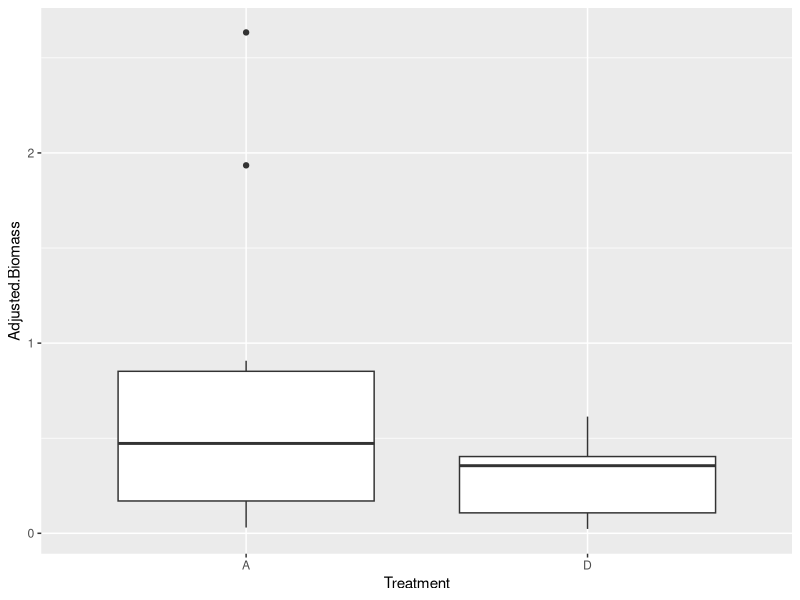
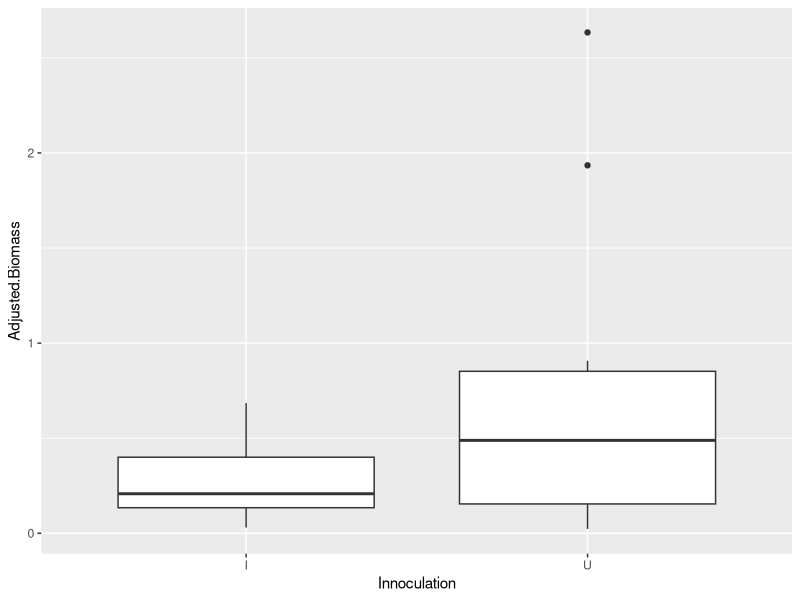
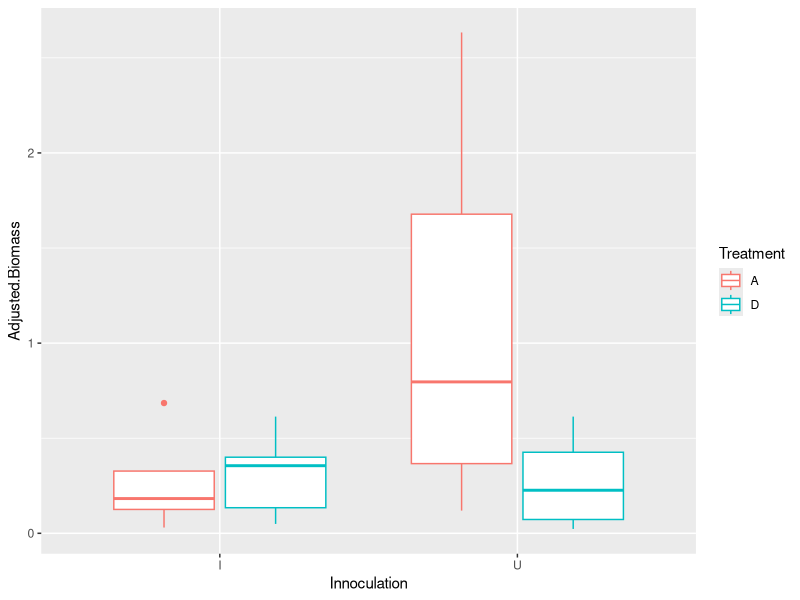
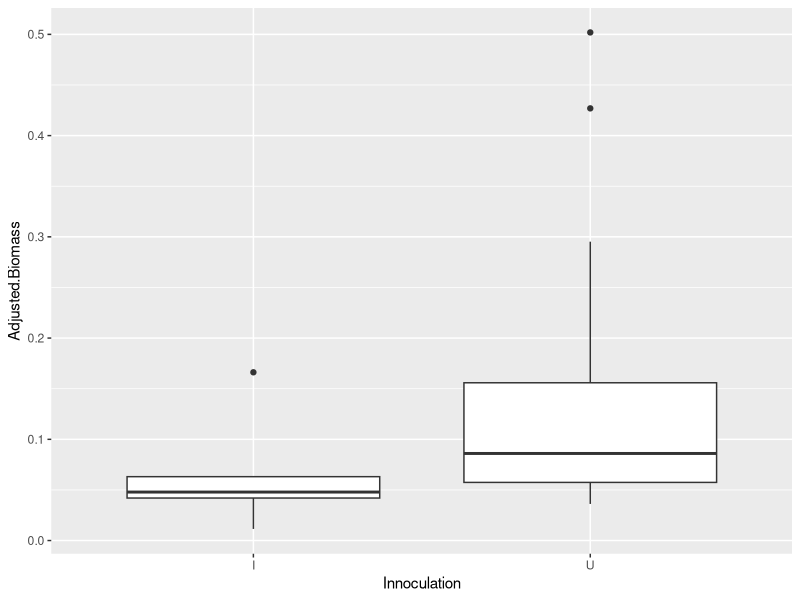
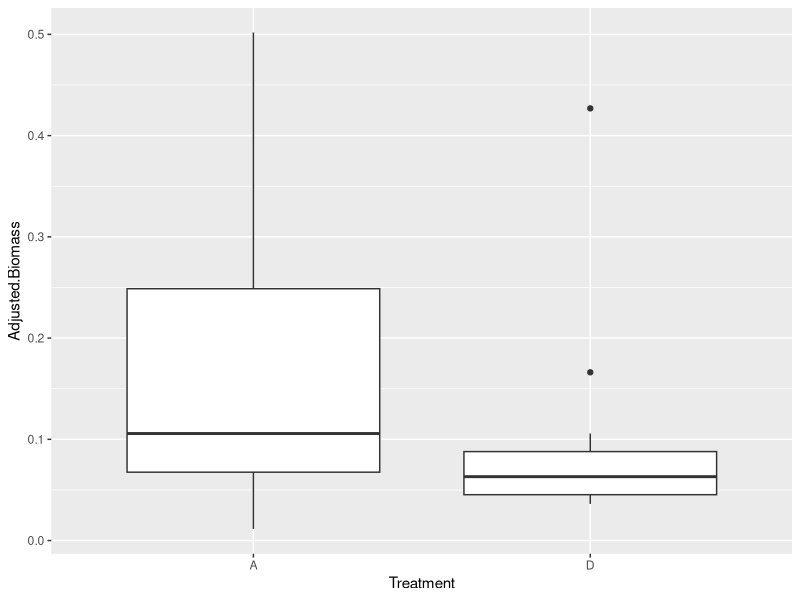
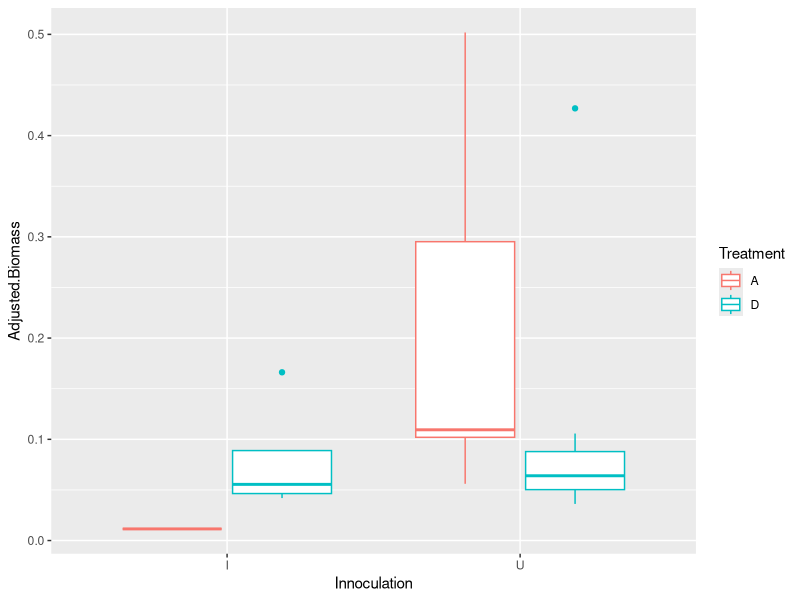
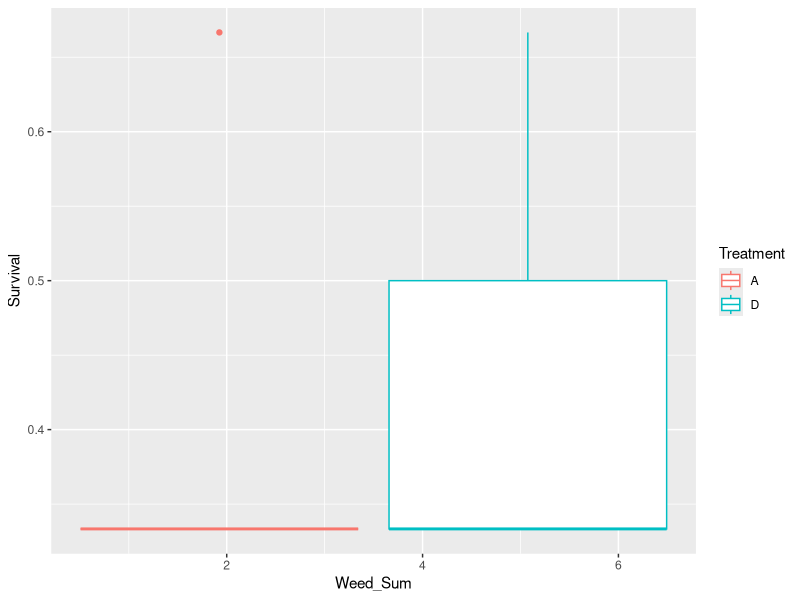
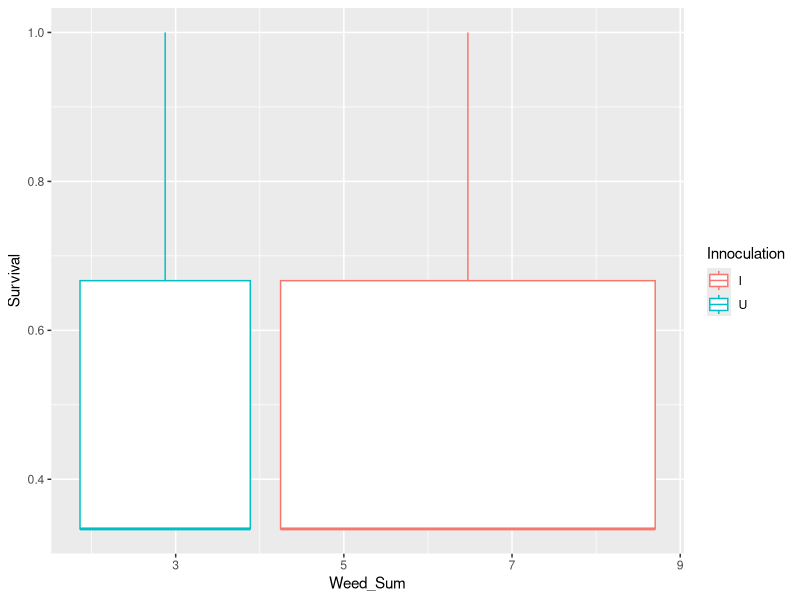

The R script that drew these images, in order:
library(tidyverse)
library(dplyr)
#%>% is called a pipeline=(ex.name%>%) it will continue whatever you want to apply to the initial data frame
#tidyverse gets the data into the format you want; when you run statistics you aren't using tidyverse
#"~" denotes an equation
#hold "control" and "return" to run line

#library(minpack.lm)
#library(nlstools)
#library(grid)
#library(gridExtra)

setwd("~/Desktop/Repositories/mega-competition/THESIS/")  

Focal<- read.csv("Focal Individuals.csv")
Back<- read.csv("Background_Individuals.csv")
Neighbor<- read.csv("Neighborhood_Counts.csv")

colnames(Neighbor)
colnames(Focal)

Neighbor_Clean<-Neighbor%>%
  filter(Phytometer!="BRHO", Phytometer!="PLER", Phytometer!="BHRO")
#"!=" does not equal 

Neighbor_Clean$CRCO <- NULL
head(Neighbor_Clean)
#removed CRCO

Neighbor_Clean$Weed_Sum <-rowSums(Neighbor_Clean[ ,c(10,11,12,13,14,15)], na.rm=TRUE)
#summed weed counts

Neighbor_Clean <- Neighbor_Clean %>% 
  mutate(Survival = Phyto.. / 3) 
#created survival percentage

colnames(Neighbor_Clean) <- c("Block..", "Plot..", "Sub..", "Treatment", "Background", "Density","Sample.Name", "Back.Ind..", "Phyto..","ERBO","FIGA","GAMU","HYGL","SIGA","other","X", "Weed_Sum", "Survival") 

Focal_All<-left_join(Neighbor_Clean,Focal,by=c("Block..", "Plot..", "Treatment", "Sample.Name"))
#"c"=character vector (list)

count_focal<-Focal_All%>%
  group_by(Species, Innoculation, Treatment) %>% 
  summarize(count=n())

mean_focal<-Focal_All%>%
  group_by(Species, Innoculation, Treatment) %>% 
  summarize(mean_biomass=mean(Adjusted.Biomass),sd_biomass=sd(Adjusted.Biomass))

#TRIF STATS
THIR_focal<-Focal_All%>%
  filter(Species=="THIR")
#Boolean "==" evaluates if an expression is true or false; if true it will keep it, if false it will remove it
aov_THIR_focal<-aov(Adjusted.Biomass~Treatment*Innoculation, data=THIR_focal)
#"+" means no interaction between variables, "*" means you are assuming there is interaction 
summary(aov_THIR_focal)
#look at "Pr(>F) for the p-value
#"*" in Signif.codes mean less than 0.05
#"." in Signif.codes means "marginally significant"
#####CONCLUSION: TREATMENT ALONE IS MARGINALLY SIGNIFICANT (0.0772)

aov_THIR_focal_add<-aov(Adjusted.Biomass~Treatment+Innoculation, data=THIR_focal)
summary(aov_THIR_focal_add)
######CONCLUSION: TREATMENT ALONE IS MARGINALLY SIGNIFICANT (0.0887)

ggplot(THIR_focal,aes(x=Treatment, y=Adjusted.Biomass))+
  geom_boxplot()
#aes means "aesthetics"?, tell it x-var and y-var
#"+" like adding another "layer"

ggplot(THIR_focal,aes(x=Innoculation, y=Adjusted.Biomass))+
  geom_boxplot()

ggplot(THIR_focal,aes(x=Innoculation, y=Adjusted.Biomass, color=Treatment))+
  geom_boxplot()

aov_THIR_weed<-aov(Adjusted.Biomass~Weed_Sum*Survival, data=THIR_focal)
summary(aov_THIR_weed)

#TWIL STATS
TWIL_focal<-Focal_All%>%
  filter(Species=="TWIL")
#Boolean "==" evaluates if an expression is true or false; if true it will keep it, if false it will remove it
aov_TWIL_focal<-aov(Adjusted.Biomass~Treatment*Innoculation, data=TWIL_focal)
#"+" means no interaction between variables, "*" means you are assuming there is interaction 
summary(aov_TWIL_focal)
#look at "Pr(>F) for the p-value
#"*" in Signif.codes mean less than 0.05
#"." in Signif.codes means "marginally significant"
######CONCLUSION: NO SIGNIFICANCE

aov_TWIL_focal_add<-aov(Adjusted.Biomass~Treatment+Innoculation, data=TWIL_focal)
summary(aov_TWIL_focal_add)
######CONCLUSION: NO SIGNIFICANCE

ggplot(TWIL_focal,aes(x=Innoculation, y=Adjusted.Biomass))+
  geom_boxplot()

ggplot(TWIL_focal,aes(x=Treatment, y=Adjusted.Biomass))+
  geom_boxplot()

ggplot(TWIL_focal,aes(x=Innoculation, y=Adjusted.Biomass, color=Treatment))+
  geom_boxplot()

#WEED STATS

#TWIL
aov_TWIL_weed<-aov(Adjusted.Biomass~Weed_Sum*Innoculation, data=TWIL_focal)
summary(aov_TWIL_weed)
######CONCLUSION: NO SIGNIFICANCE

aov_TWIL_weed<-aov(Adjusted.Biomass~Weed_Sum+Innoculation, data=TWIL_focal)
summary(aov_TWIL_weed)
######CONCLUSION: NO SIGNIFICANCE

aov_TWIL_weed<-aov(Adjusted.Biomass~Weed_Sum*Treatment, data=TWIL_focal)
summary(aov_TWIL_weed)
######CONCLUSION: NO SIGNIFICANCE

aov_TWIL_weed<-aov(Adjusted.Biomass~Weed_Sum+Treatment, data=TWIL_focal)
summary(aov_TWIL_weed)
######CONCLUSION: NO SIGNIFICANCE

aov_TWIL_weed<-aov(Survival~Weed_Sum*Innoculation, data=TWIL_focal)
summary(aov_TWIL_weed)
######CONCLUSION: NO SIGNIFICANCE

aov_TWIL_weed<-aov(Survival~Weed_Sum+Innoculation, data=TWIL_focal)
summary(aov_TWIL_weed)
######CONCLUSION: NO SIGNIFICANCE

aov_TWIL_weed<-aov(Survival~Weed_Sum*Treatment, data=TWIL_focal)
summary(aov_TWIL_weed)
######CONCLUSION: NO SIGNIFICANCE

aov_TWIL_weed<-aov(Survival~Weed_Sum+Treatment, data=TWIL_focal)
summary(aov_TWIL_weed)
######CONCLUSION: NO SIGNIFICANCE


#THIR
aov_THIR_weed<-aov(Adjusted.Biomass~Weed_Sum*Innoculation, data=THIR_focal)
summary(aov_THIR_weed)
######CONCLUSION: NO SIGNIFICANCE

aov_THIR_weed<-aov(Adjusted.Biomass~Weed_Sum+Innoculation, data=THIR_focal)
summary(aov_THIR_weed)
######CONCLUSION: NO SIGNIFICANCE

aov_THIR_weed<-aov(Adjusted.Biomass~Weed_Sum*Treatment, data=THIR_focal)
summary(aov_THIR_weed)
######CONCLUSION: TREATMENT ALONE IS MARGINALLY SIGNIFICANT (0.072)

aov_THIR_weed<-aov(Adjusted.Biomass~Weed_Sum+Treatment, data=THIR_focal)
summary(aov_THIR_weed)
######CONCLUSION: TREATMENT ALONE IS MARGINALLY SIGNIFICANT (0.0649)

aov_THIR_weed<-aov(Survival~Weed_Sum*Innoculation, data=THIR_focal)
summary(aov_THIR_weed)
######CONCLUSION: NO SIGNIFICANCE

aov_THIR_weed<-aov(Survival~Weed_Sum+Innoculation, data=THIR_focal)
summary(aov_THIR_weed)
######CONCLUSION: NO SIGNIFICANCE

aov_THIR_weed<-aov(Survival~Weed_Sum*Treatment, data=THIR_focal)
summary(aov_THIR_weed)
######CONCLUSION: NO SIGNIFICANCE

aov_THIR_weed<-aov(Survival~Weed_Sum+Treatment, data=THIR_focal)
summary(aov_THIR_weed)
######CONCLUSION: NO SIGNIFICANCE


#BACK STATS

#TWIL
TWIL_back<-Back%>%
  filter(Species=="TWIL")

aov_TWIL_back<-aov(Adjusted.Biomass~Adjusted.Nodules*Treatment, data=TWIL_back)
summary(aov_TWIL_back)
######CONCLUSION: 

aov_TWIL_back<-aov(Adjusted.Biomass~Adjusted.Nodules+Treatment, data=TWIL_back)
summary(aov_TWIL_back)
######CONCLUSION: 

#THIR
THIR_back<-Back%>%
  filter(Species=="THIR")

###HELP
#WEED COUNT (X-AXIS) AND PERCENT SURVIVAL (Y-AXIS) CONTINOUS VARIABLES AS SCATTERPLOT AND BOXPLOT;COLOR BY TREATMENT OR INOCULATION

#BOXPLOTS W/ WEEDS
ggplot(TWIL_focal, aes(x=Weed_Sum, y=Survival, color=Treatment))+
  geom_boxplot()

ggplot(THIR_focal, aes(x=Weed_Sum, y=Survival, color=Innoculation))+
  geom_boxplot()

#SCATTERPLOTS???
#ggplot(Focal_All, aes(x=Survival, y=Weed_Sum, color=Treatment))+
  #geom_point()

#BARPLOTS
ggplot(THIR_focal, aes(x=Survival, y=Weed_Sum, fill=Innoculation))+
  geom_bar(position='dodge', stat='identity')

ggplot(THIR_focal, aes(x=Survival, y=Weed_Sum, fill=Treatment))+
  geom_bar(position='dodge', stat='identity')

ggplot(TWIL_focal, aes(x=Survival, y=Weed_Sum, fill=Innoculation))+
  geom_bar(position='dodge', stat='identity')

ggplot(TWIL_focal, aes(x=Survival, y=Weed_Sum, fill=Treatment))+
  geom_bar(position='dodge', stat='identity')

#separate by TWIL and THIR
#run anova 

#means and stand.devs
#what significance tests should i run
###Two-way ANOVA: good for categorical comparisons (ex.FOCAL=we have multiple predictor variables; two independent variables (Treatment and Inoculation), one dependent variable (Adjusted.Biomass)) 
#FOCAL: TWIL-U and TWIL-I D/A biomass, THIR-U and THIR-I D/A biomass
#BACK: TWIL-U D/A biomass and nodules, THIR-U D/A biomass and nodules
#nodules=continuous variable---scatter plot
#NEIGHBOR:  TWIL-U and TWIL-I D/A biomass w/ weeds OR background species, THIR-U and THIR-I D/A biomass w/ weeds OR background specie
#make graphs---box-and-whisker plot graphs to start 